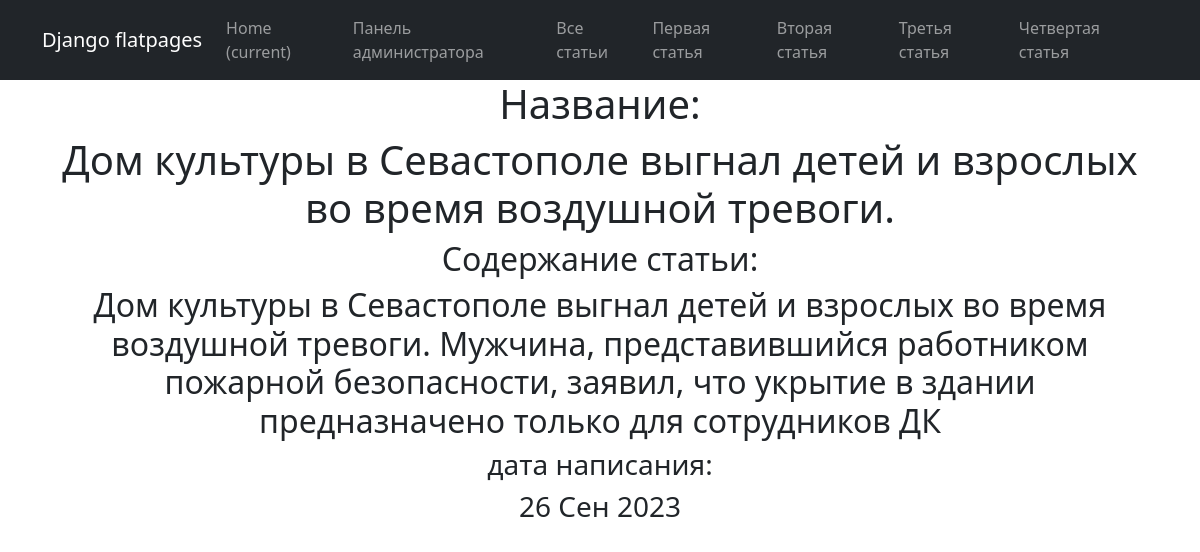
Page /news/4 on the committed database.
### news/models.py (models this page shows, shortened)
class Post(models.Model):
    author = models.ForeignKey(Author, on_delete=models.CASCADE)
    name = models.CharField(max_length=100,choices = NewsArticles)
    time_in = models.DateTimeField (auto_now_add = True)
    categories = models.ManyToManyField(Category, through=PostCategory)
    title = models.CharField(max_length = 100)
    text = models.TextField()
    rating = models.IntegerField(default=0)

### news/views.py (the view)
# urls.py: path('<int:pk>', PostDetail.as_view(), name='post'),
class PostDetail(DetailView):
    model = Post
    template_name = 'Post.html'
    context_object_name = 'post'

### news/templatetags/custom_censor.py (called while the page is built)
def censor(value):
   STOP_LIST = [
   'редиска',
   'хрен',
   'блин',
   'писец',
   'писос'
]
   for word in STOP_LIST:
      value = value.replace(word, word[:1]+'*' * (len(word)-1))
   return value

### templates/post.html (shortened to what this page needs)
{% extends 'flatpages/default.html' %}
{% load custom_censor %}
{% block content %}
<h1> Название: </h1>
<h1>{{ post.title|censor }}</h1>
<h2>Содержание статьи:</h2>
<h2>{{ post.text|censor }}</h2>
<h3>дата написания:</h3>
<h3>{{ post.time_in|date:'d M Y' }}</h3>
{% endblock content %}

### rows in the picture
Post: title|censor "Дом культуры в Севастополе выгнал детей и взрослых во время воздушной тревоги.", text|censor "Дом культуры в Севастополе выгнал детей и взрослых во время воздушной тревоги. Мужчина, представившийся работником пожарной безопасности, заявил, что укрытие в здании предназначено только для сотрудников ДК", time_in "26 Сен 2023"
